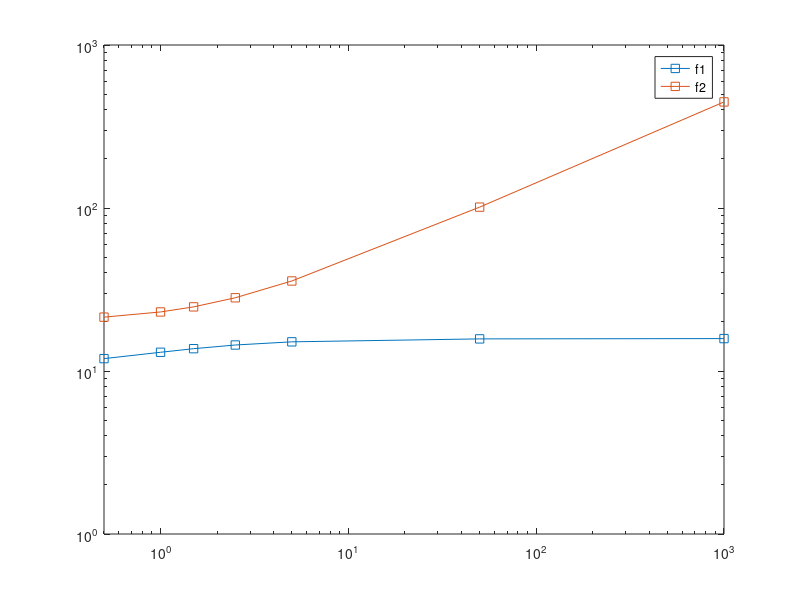

Recreate this plot in MATLAB.
%% TASK 3: EVOLUTION OF NATURAL FREQUENCIES WITH kCOUPLING:
k1 = 3947.84;
a = [0, .5, 1, 1.5, 2.5, 5, 50, 1000]';
k = a*k1;

freqs = [
9.999998E+00, 2.000000E+01;
1.191159E+01, 2.140359E+01;
1.302775E+01, 2.302775E+01;
1.370649E+01, 2.474130E+01;
1.443788E+01, 2.813445E+01;
1.509916E+01, 3.566532E+01;
1.574009E+01, 1.012534E+02;
1.580783E+01, 4.474930E+02
]

figure(1)
loglog(a, freqs(:,:), '-s')
% set(gca, 'YScale', 'log')
% set(gca, 'XScale', 'log')
xlim([.5,1000])
legend({'f1', 'f2'})


%%
k1 = 3947.84;
k2 = 15791.36;
M1 = 1;
cycles_k8_eig1 = 1/(2*pi) * sqrt((k1+k2)/2*M1)



